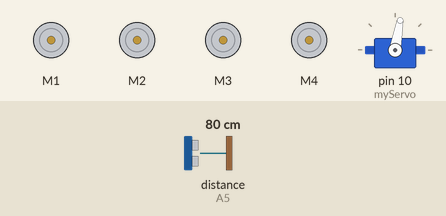
Recording of a sketch running on a simulated Arduino Uno, built with avr-gcc and run on an emulated ATmega328P. On the bench: 4 × DC motor (green arrow = forward, orange = backward, longer = faster), servo. The inputs (shaded band) are chosen by the test bench; at power-on: distance to the obstacle (sensor on A5) 80 cm. The echo pulse lasts 58.3 µs per cm.

Above: at 1.2 s.
1.3 s: distance to the obstacle (sensor on A5) set to 28 cm
2.8 s: distance to the obstacle (sensor on A5) set to 22 cm
At 3.9 s:
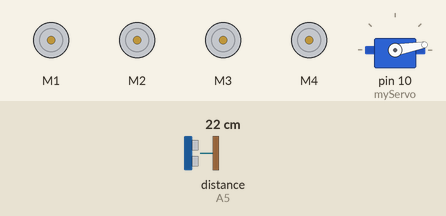
5.8 s: distance to the obstacle (sensor on A5) set to 35 cm
At 8.1 s:
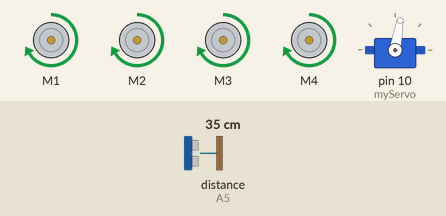
8.8 s: distance to the obstacle (sensor on A5) set to 2 cm
At 10.26 s:
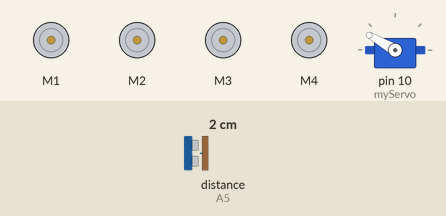
11.8 s: distance to the obstacle (sensor on A5) set to 60 cm
At 13.26 s:
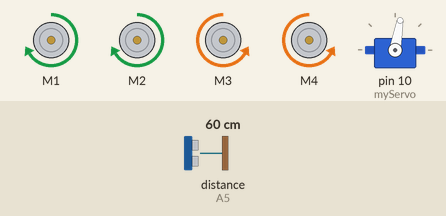
Timing chart, 0 to 15.0 s (numbered marks = the images above; inputs shaded):
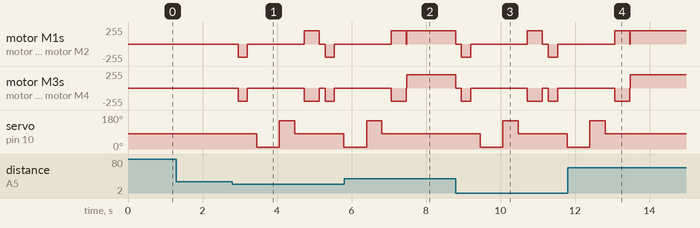

Measured:
- the behaviour switches between 25 and 24 cm on distance to the obstacle (sensor on A5) (found by bisection; images 0 and 1)
- after the input at 1.3 s, every drawn part: stays the same
- after the input at 2.8 s, motor M1, motor M2: stopped → backward 200/255 after 0.15 s, → stopped 0.25 s later, → forward 200/255 1.5 s later, → stopped 0.40 s later, … (6 changes in this stretch)
- after the input at 5.8 s, servo on pin 10 (myServo): goes on until 6.8 s, then stays 80°
- after the input at 8.8 s, motor M1, motor M2: forward 200/255 → stopped at once, → backward 200/255 0.15 s later, → stopped 0.25 s later, → forward 200/255 1.5 s later, … (7 changes in this stretch)
- after the input at 11.8 s, servo on pin 10 (myServo): goes on until 12.8 s, then stays 80°

The sketch:

MovimientoAmbos_Carro.ino
```cpp
#include <SoftwareSerial.h>

/*ALGOBACK YOUTUBE CHANNEL*/
/*CODIGO PARA CARRO QUE EVITA OBSTACULOS */

#include <Servo.h>
#include <NewPing.h>
#include <AFMotor.h>

NewPing Dist(A4, A5, 200); //(trig,echo,dist max)
Servo myServo;

int distancia = 0;
int distanciaD = 0;
int distanciaIz = 0;
boolean Booleano = true;

int contador;
char command;

AF_DCMotor Motor1(1);
AF_DCMotor Motor2(2);
AF_DCMotor Motor3(3);
AF_DCMotor Motor4(4);

void setup() {
  Serial.begin(9600);

  Motor1.setSpeed(200);  //Velocidad estándar de 250, máxima velocidad posible 255
  Motor2.setSpeed(200);
  Motor3.setSpeed(200);
  Motor4.setSpeed(200);

  myServo.attach(10); // establecer el servomotor
  //  myServo.write(0);
  //  delay(5000);
  //  myServo.write(180);
  //  delay(10000);
  //
  myServo.write(80);
}

void loop() {
Automatic:
  while (true) {
    if (Serial.available() > 0)
      command = Serial.read();
    if (command == 'M')
      goto Manual;

    distancia = medirDistancia();
    if (distancia >= 25 && distancia <= 250)
    {
      Adelante();
    }
    else if (distancia < 25 || contador == medirDistancia())
    {
      Frenar();
      delay(150);
      Reversa();
      delay(250);
      Frenar();
      delay(250);

      distanciaD = mirarDerecha();
      delay(250);

      distanciaIz = mirarIzquierda();
      delay(250);

      if (distanciaD >= distanciaIz)
      {
        GirarDerecha();
        Frenar();
      }
      else if (distanciaIz >= distanciaD)
      {
        GirarIzquierda();
        Frenar();
      }
    }
  }

Manual:
  //  if (Serial.available() > 0) {   // **** PARA MODO MANUAL
  //    //initialize with motors stoped
  //    command = Serial.read();

  while (true) {
    if (Serial.available() > 0) {
      Frenar(); //initialize with motors stoped
      command = Serial.read();

      switch (command) {
        case 'F':
          //        forward();
          Adelante();
          break;
        case 'B':
          //        back();
          Reversa();
          break;
        case 'L':
          //        left();
          GirarIzquierda();
          break;
        case 'R':
          //        right();

          GirarDerecha();
          break;
        case 'A':
          goto Automatic;
          break;
      }
    }
  }
}

int mirarDerecha()
{
  myServo.write(10);
  delay(350);
  int distancia = medirDistancia();
  return distancia;
}

int mirarIzquierda()
{
  myServo.write(150);
  delay(350);
  int distancia = medirDistancia();
  delay(50);
  myServo.write(80);
  return distancia;
}

int medirDistancia()
{
  delay(10);
  int distanciaCM = Dist.ping_cm();
  if (distanciaCM <= 0 || distanciaCM >= 250)
  {
    distanciaCM = 250;
  }
  contador = distanciaCM;
  return distanciaCM;
}

void Frenar() {
  Motor1.run(RELEASE);
  Motor2.run(RELEASE);
  Motor3.run(RELEASE);
  Motor4.run(RELEASE);
}

void Adelante() {
  if (Booleano == false)
  {
    Booleano = true;
    Motor1.run(FORWARD);
    Motor2.run(FORWARD);
    Motor3.run(FORWARD);
    Motor4.run(FORWARD);
    // controlVelocidad();
  }
}

void Reversa() {
  Booleano = false;
  Motor1.run(BACKWARD);
  Motor2.run(BACKWARD);
  Motor3.run(BACKWARD);
  Motor4.run(BACKWARD);
  // controlVelocidad();
}

void GirarDerecha() {
  Motor1.run(FORWARD);
  Motor1.run(FORWARD);

  Motor2.run(FORWARD);
  Motor2.run(FORWARD);


  Motor3.run(BACKWARD);
  Motor3.run(BACKWARD);

  Motor4.run(BACKWARD);
  Motor4.run(BACKWARD);
  delay(400);
}

void GirarIzquierda() {
  Motor1.run(BACKWARD);
  Motor1.run(BACKWARD);

  Motor2.run(BACKWARD);
  Motor2.run(BACKWARD);


  Motor3.run(FORWARD);
  Motor3.run(FORWARD);

  Motor4.run(FORWARD);
  Motor4.run(FORWARD);
  delay(400);
}

void controlVelocidad() {
  for (int velocidad = 0; velocidad < 160; velocidad += 2)
  {
    Motor1.setSpeed(velocidad);
    Motor2.setSpeed(velocidad);
    Motor3.setSpeed(velocidad);
    Motor4.setSpeed(velocidad);
    delay(3);
  }
}
```
